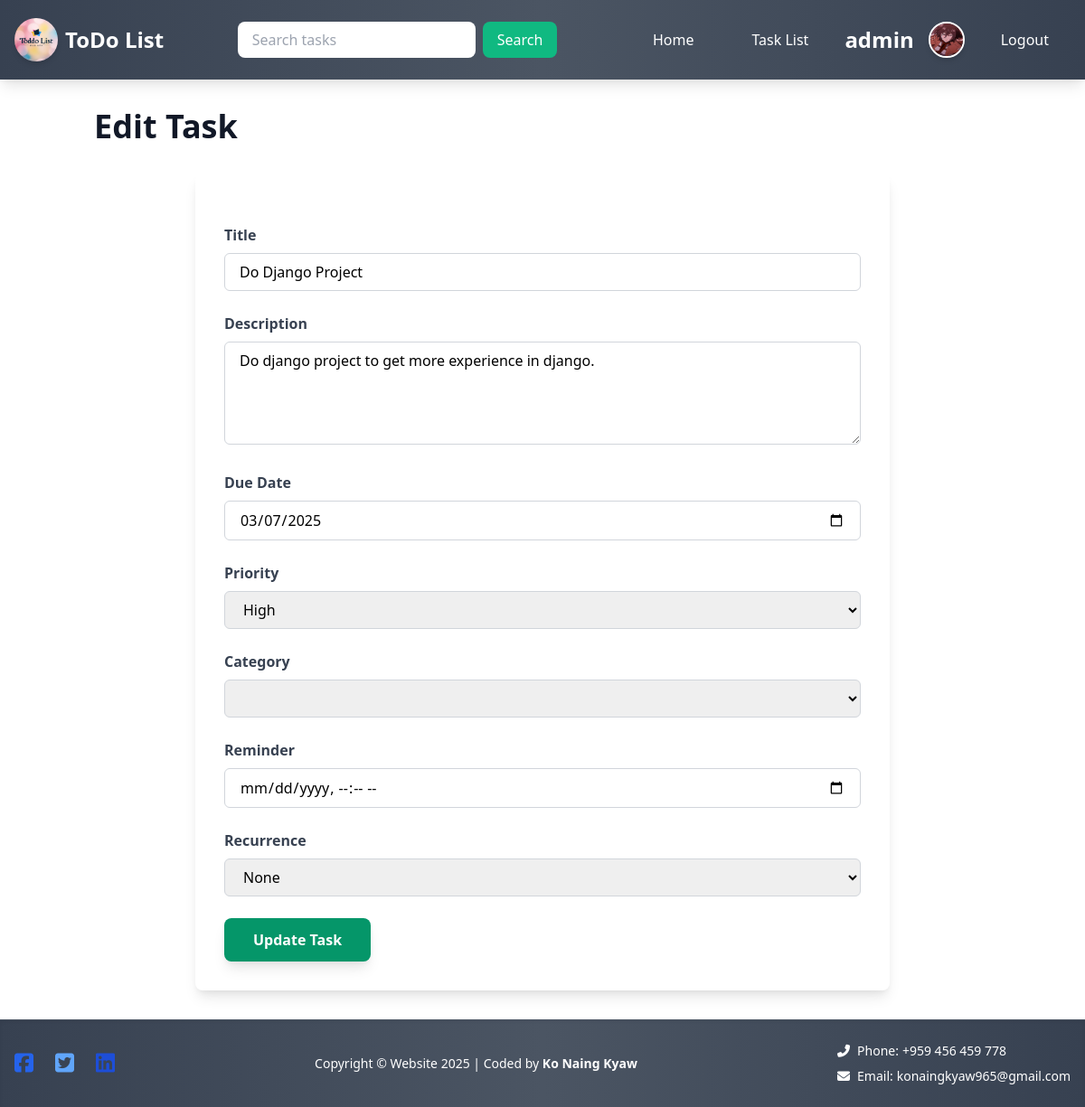
Screenshot of /task_update/10/ (signed in) with the database file from the repository.
### myapp/models.py (models this page shows, shortened)
class Profile(models.Model):
    user = models.OneToOneField(User, on_delete=models.CASCADE)
    profile_pic = models.ImageField(
        upload_to='profile_picture/',
        default='images/default-profile.jpg'
    )
    bio = models.TextField(blank=True, null=True)

class Task(models.Model):
    PRIORITY_CHOICES = [
        ('High', 'High'),
        ('Medium', 'Medium'),
        ('Low', 'Low'),
    ]
    RECURRENCE_CHOICES = [
        ('none', 'None'),
        ('daily', 'Daily'),
        ('weekly', 'Weekly'),
        ('monthly', 'Monthly'),
    ]
    user = models.ForeignKey(User, on_delete=models.CASCADE, null=True)
    shared_users = models.ManyToManyField(User, related_name='shared_tasks', blank=True)
    title = models.CharField(max_length=200)
    description = models.TextField(blank=True, null=True)
    created_at = models.DateTimeField(auto_now_add=True)
    due_date = models.DateTimeField(null=True, blank=True)
    is_completed = models.BooleanField(default=False)
    category = models.ForeignKey(
        Category,
        on_delete=models.SET_NULL,
        null=True,
        blank=True
    )
    priority = models.CharField(max_length=10, choices=PRIORITY_CHOICES, default='Medium')
    reminder = models.DateTimeField(null=True, blank=True)
    recurrence = models.CharField(max_length=10, choices=RECURRENCE_CHOICES, default='none')
    parent_task = models.ForeignKey('self', on_delete=models.CASCADE, null=True, blank=True, related_name='subtasks')

### myapp/views.py (the view)
# urls.py: path("task_update/<int:task_id>/", views.task_update, name="task_update"),
@login_required(login_url="login")
def task_update(request, task_id):
    task = get_object_or_404(Task, id=task_id)
    if request.method == "POST":
        form = TaskForm(request.POST, instance=task)
        if form.is_valid():
            task = form.save(commit=False)
            task.save()
            form.save_m2m()  # Save many-to-many data for shared_users
            messages.success(request, "Task updated successfully")
            return redirect("task_list")
    else:
        form = TaskForm(instance=task)
    return render(request, "task_create.html", {"form": form, "task": task})

### myapp/forms.py
class TaskForm(forms.ModelForm):
    shared_users = forms.ModelMultipleChoiceField(
        queryset=User.objects.all(),
        required=False,
        widget=forms.CheckboxSelectMultiple,
        label="Share with users"
    )
    class Meta:
        model = Task
        fields = ['title', 'description', 'due_date', 'is_completed', 'category', 'priority', 'reminder', 'recurrence', 'parent_task', 'shared_users']
        widgets = {
            'due_date': forms.DateTimeInput(attrs={'type': 'datetime-local'}),
            'reminder': forms.DateTimeInput(attrs={'type': 'datetime-local'}),
        }

### myapp/context_processors.py (called while the page is built)
def profile_context(request):
    if request.user.is_authenticated:
        try:
            profile = Profile.objects.get(user=request.user)
        except Profile.DoesNotExist:
            profile = None
    else:
        profile = None
    return {'profile': profile}

### myapp/templates/task_create.html (shortened to what this page needs)
{% extends 'base.html' %}
{% block body %}
  <div class="container mx-auto px-4 py-8">
    {% if user.is_authenticated %}
      <h1 class="text-4xl font-bold mb-8 text-gray-900 dark:text-white">
        {% if task %}Edit Task{% else %}Create Task{% endif %}
      </h1>
      <form method="post" action="{% if task %}{% url 'task_update' task.id %}{% else %}{% url 'task_create' %}{% endif %}" class="bg-white dark:bg-gray-900 shadow-lg rounded-lg p-8 max-w-3xl mx-auto space-y-6">
        <div>
          <label for="title" class="block mb-2 font-semibold text-gray-700 dark:text-gray-300">Title</label>
          <input type="text" id="title" name="title" required
                 class="w-full px-4 py-2 border border-gray-300 rounded-md focus:outline-none focus:ring-2 focus:ring-green-500 dark:bg-gray-800 dark:border-gray-600 dark:text-white"
                 value="{{ form.title.value|default:task.title|default:'' }}">
        </div>
        <div>
          <label for="description" class="block mb-2 font-semibold text-gray-700 dark:text-gray-300">Description</label>
          <textarea id="description" name="description" rows="4"
                    class="w-full px-4 py-2 border border-gray-300 rounded-md focus:outline-none focus:ring-2 focus:ring-green-500 dark:bg-gray-800 dark:border-gray-600 dark:text-white">{{ form.description.value|default:task.description|default:'' }}</textarea>
        </div>
        <div>
          <label for="due_date" class="block mb-2 font-semibold text-gray-700 dark:text-gray-300">Due Date</label>
          <input type="date" id="due_date" name="due_date"
                 class="w-full px-4 py-2 border border-gray-300 rounded-md focus:outline-none focus:ring-2 focus:ring-green-500 dark:bg-gray-800 dark:border-gray-600 dark:text-white"
                 value="{{ form.due_date.value|default:task.due_date|date:'Y-m-d'|default:'' }}">
        </div>
        <div>
          <label for="priority" class="block mb-2 font-semibold text-gray-700 dark:text-gray-300">Priority</label>
          <select id="priority" name="priority" class="w-full px-4 py-2 border border-gray-300 rounded-md focus:outline-none focus:ring-2 focus:ring-green-500 dark:bg-gray-800 dark:border-gray-600 dark:text-white">
            <option value="High" {% if form.priority.value == "High" or task.priority == "High" %}selected{% endif %}>High</option>
          </select>
        </div>
        <div>
          <label for="category" class="block mb-2 font-semibold text-gray-700 dark:text-gray-300">Category</label>
          <select id="category" name="category" class="w-full px-4 py-2 border border-gray-300 rounded-md focus:outline-none focus:ring-2 focus:ring-green-500 dark:bg-gray-800 dark:border-gray-600 dark:text-white">
          </select>
        </div>
        <div>
          <label for="reminder" class="block mb-2 font-semibold text-gray-700 dark:text-gray-300">Reminder</label>
          <input type="datetime-local" id="reminder" name="reminder"
                 class="w-full px-4 py-2 border border-gray-300 rounded-md focus:outline-none focus:ring-2 focus:ring-green-500 dark:bg-gray-800 dark:border-gray-600 dark:text-white"
                 value="{{ form.reminder.value|default:task.reminder|date:'Y-m-d\\TH:i'|default:'' }}">
        </div>
        <div>
          <label for="recurrence" class="block mb-2 font-semibold text-gray-700 dark:text-gray-300">Recurrence</label>
          <select id="recurrence" name="recurrence" class="w-full px-4 py-2 border border-gray-300 rounded-md focus:outline-none focus:ring-2 focus:ring-green-500 dark:bg-gray-800 dark:border-gray-600 dark:text-white">
            <option value="none" {% if form.recurrence.value == "none" or task.recurrence == "none" %}selected{% endif %}>None</option>
          </select>
        </div>
        <button type="submit" class="bg-green-600 hover:bg-green-700 text-white font-bold px-8 py-3 rounded-lg shadow-lg transition duration-300">
          {% if task %}Update Task{% else %}Create Task{% endif %}
        </button>
      </form>
    {% else %}
      <div class="text-center">
        <h2 class="text-3xl font-semibold mb-4 text-gray-800">Please log in to create tasks</h2>
        <a href="{% url 'login' %}" class="bg-blue-500 text-white px-6 py-3 rounded-lg hover:bg-blue-600 transition-all">Log In</a>
      </div>
    {% endif %}
  </div>
{% endblock %}

### templates/header.html (shortened to what this page needs)
{% load static %}
<nav class="bg-gradient-to-r from-gray-700 via-gray-600 to-gray-700 shadow-lg">
  <div class="max-w-full mx-auto px-4 py-4">
    <div class="flex items-center justify-between">
      <div class="flex items-center space-x-2">
        <img
          src="{% static 'images/app-logo.jpg' %}"
          alt="App Logo"
          class="w-12 h-12 rounded-full shadow-md"
        />
        <a class="text-white text-2xl font-bold hover:text-green-400 transition-colors" href="#">ToDo List</a>
      </div>
        <form class="flex items-center space-x-2" method="get" action="{% url 'task_list' %}">
          <input
            name="search"
            value="{{ search_query|default:'' }}"
            class="px-4 py-2 rounded-lg focus:outline-none focus:ring-2 focus:ring-green-400"
            type="search"
            placeholder="Search tasks"
            aria-label="Search"
          />
          <button
            class="bg-green-500 text-white px-4 py-2 rounded-lg hover:bg-green-600 transition-colors"
            type="submit"
          >
            Search
          </button>
        </form>
      <div class="hidden lg:flex items-center space-x-4">
        <ul class="flex items-center space-x-4">
          <li><a class="text-white hover:bg-gray-700 px-6 py-4 rounded hover:text-green-400 transition-colors" href="{% url 'home' %}">Home</a></li>
          <li><a class="text-white hover:bg-gray-700 px-6 py-4 rounded hover:text-green-400 transition-colors" href="{% url 'task_list' %}">Task List</a></li>
        </ul>
        <div class="flex items-center space-x-4 ml-4">
          {% if user.is_authenticated %}
          <span class="text-white text-2xl font-bold">{{ user.username }}</span>
          <a href="{% url 'profile' %}">
            <img src="{% if profile.profile_pic %}{{ profile.profile_pic.url }}{% else %}{% static 'images/default-profile.jpg' %}{% endif %}" class="w-10 h-10 rounded-full border-2 border-white shadow-md" />
          </a>
          <a class="text-white hover:bg-gray-700 px-6 py-4 rounded hover:text-green-400 transition-colors" href="{% url 'logout' %}">Logout</a>
          {% else %}
          <a class="text-white hover:bg-gray-700 px-6 py-4 rounded hover:text-green-400 transition-colors" href="{% url 'login' %}">Login</a>
          <a class="text-white hover:bg-gray-700 px-6 py-4 rounded hover:text-green-400 transition-colors" href="{% url 'register' %}">Sign Up</a>
          {% endif %}
        </div>
      </div>
    </div>
  </div>
</nav>

### rows the page displays
Profile: profile_pic (picture)
Task: title "Do Django Project", description "Do django project to get more experience in django.", due_date "03/07/2025", priority "High", recurrence "None"

### other values shown
{{ user.username }} "admin"
